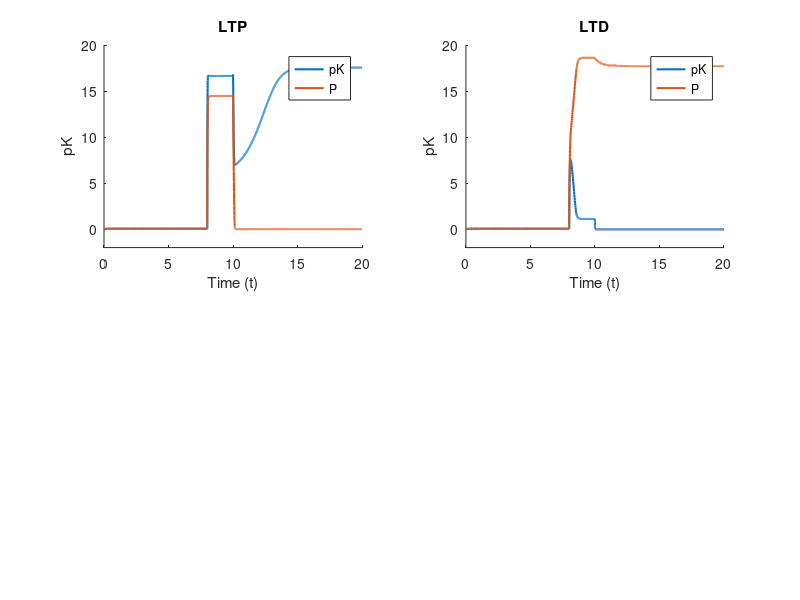

Source code (MATLAB):
K0=0.5; k1=2; k2=15;k3=1;k4=120;k11=2;k12=15;k13=1;k14=80;Km1=10;Km2=0.3;Km11=10;Km12=1;
Km=4;Ktot=20;Ptot=20;P0=0.5;Ca=0;Ca_basal=0.1;Atot=1;c_1=1;c_2=1;c_3=6;c_4=8;



%pK and P simulation
%pK=X(1),P=X(2)
span = [0 20];

g=@(t,Y,Ca)[k1*((Ktot-Y(1))/(Km1+(Ktot-Y(1))))*Y(1)-((k2*Y(1))/(Km2+Y(1)))*(Y(2)+P0)+k3*K0+(k4*(Ca^4)*(Ktot-Y(1)))/(Km^4+Ca^4);
    (k11*((Ptot-Y(2))/(Km11+(Ptot-Y(2))))*Y(2)-k12*(Y(2)/(Km12+Y(2)))*(Y(1)+K0)+k13*P0+(k14*(Ca^3)/(Km^3+Ca^3))*(Ptot-Y(2)))];
Ca1 = @(t) 0.1 + 4 * (t>8)*(t<10);
Ca2=  @(t) 0.1 + 2.2 * (t>8)*(t<10);
h1 = @(t,y) g(t,y,Ca1(t));
h2 = @(t,y) g(t,y,Ca2(t));
[t1,X]=ode45(h1,span,[0 0]);
[t2,Y]=ode45(h2,span,[0 0]);


% Create a new figure
figure

% Plot for LTP
subplot(2,2,1); 
hold on;
plot(t1, X(:,1), 'LineWidth', 1.5,'DisplayName','K');
plot(t1, X(:,2), 'LineWidth', 1.5,'DisplayName','P');
title('LTP');
legend('pK','P');
xlabel('Time (t)');
ylabel('pK');
xlim([0 20]);
ylim([-2 20]);

% Plot for LTD
subplot(2,2,2); 
hold on;
plot(t2, Y(:,1), 'LineWidth', 1.5,'DisplayName','K');
plot(t2, Y(:,2), 'LineWidth', 1.5,'DisplayName','P');
title('LTD');
legend('pK','P');
xlabel('Time (t)');
ylabel('pK');
xlim([0 20]);
ylim([-2 20]);




